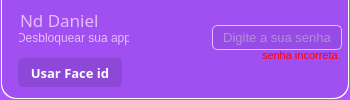
        <widget class="QFrame" name="frame_log">
         <property name="minimumSize">
          <size>
           <width>350</width>
           <height>0</height>
          </size>
         </property>
         <property name="maximumSize">
          <size>
           <width>350</width>
           <height>300</height>
          </size>
         </property>
         <property name="styleSheet">
          <string notr="true">background-color: rgb(170, 85, 255);
border-bottom-right-radius: 15px;
border-bottom-left-radius: 15px;</string>
         </property>
         <property name="frameShape">
          <enum>QFrame::StyledPanel</enum>
         </property>
         <property name="frameShadow">
          <enum>QFrame::Raised</enum>
         </property>
         <layout class="QHBoxLayout" name="horizontalLayout_10">
          <property name="spacing">
           <number>0</number>
          </property>
          <property name="leftMargin">
           <number>0</number>
          </property>
          <property name="topMargin">
           <number>0</number>
          </property>
          <property name="rightMargin">
           <number>0</number>
          </property>
          <property name="bottomMargin">
           <number>1</number>
          </property>
          <item>
           <widget class="QFrame" name="linhaBranca_7">
            <property name="minimumSize">
             <size>
              <width>348</width>
              <height>0</height>
             </size>
            </property>
            <property name="maximumSize">
             <size>
              <width>348</width>
              <height>228</height>
             </size>
            </property>
            <property name="styleSheet">
             <string notr="true">background-color: rgb(255, 255, 255);
border-bottom-right-radius: 15px;
border-bottom-left-radius: 15px;</string>
            </property>
            <property name="frameShape">
             <enum>QFrame::StyledPanel</enum>
            </property>
            <property name="frameShadow">
             <enum>QFrame::Raised</enum>
            </property>
            <layout class="QHBoxLayout" name="horizontalLayout_11">
             <property name="spacing">
              <number>0</number>
             </property>
             <property name="leftMargin">
              <number>0</number>
             </property>
             <property name="topMargin">
              <number>0</number>
             </property>
             <property name="rightMargin">
              <number>0</number>
             </property>
             <property name="bottomMargin">
              <number>1</number>
             </property>
             <item>
              <widget class="QFrame" name="linhaBranca_8">
               <property name="minimumSize">
                <size>
                 <width>346</width>
                 <height>0</height>
                </size>
               </property>
               <property name="maximumSize">
                <size>
                 <width>346</width>
                 <height>227</height>
                </size>
               </property>
               <property name="styleSheet">
                <string notr="true">background-color: rgb(160, 80, 240);
border-bottom-right-radius: 15px;
border-bottom-left-radius: 15px;</string>
               </property>
               <property name="frameShape">
                <enum>QFrame::StyledPanel</enum>
               </property>
               <property name="frameShadow">
                <enum>QFrame::Raised</enum>
               </property>
               <widget class="QPushButton" name="troca">
                <property name="geometry">
                 <rect>
                  <x>16</x>
                  <y>58</y>
                  <width>104</width>
                  <height>29</height>
                 </rect>
                </property>
                <property name="font">
                 <font>
                  <family>Segoe UI Semibold</family>
                  <pointsize>10</pointsize>
                  <bold>true</bold>
                 </font>
                </property>
                <property name="toolTip">
                 <string>&lt;html&gt;&lt;head/&gt;&lt;body&gt;&lt;p&gt;Alterar a froma de login&lt;/p&gt;&lt;/body&gt;&lt;/html&gt;</string>
                </property>
                <property name="styleSheet">
                 <string notr="true">QPushButton{
color:#ffffff;
background-color: rgb(141, 72, 215);
border-radius:5px;
}
QPushButton:hover{
color:#ffffff;
background-color:rgb(132, 68, 205);
border-radius:5px;
}
QPushButton:pressed{
color:#ffffff;
background-color: rgb(141, 72, 215);
border-radius:5px;
}
QToolTip{
background-color: rgb(170, 85, 255);
border-radius:3px;
border:3px solid rgb(255, 255, 255);
}</string>
                </property>
                <property name="text">
                 <string>Usar Face id</string>
                </property>
               </widget>
               <widget class="QLabel" name="desbloquear">
                <property name="geometry">
                 <rect>
                  <x>17</x>
                  <y>30</y>
                  <width>110</width>
                  <height>16</height>
                 </rect>
                </property>
                <property name="styleSheet">
                 <string notr="true">color: rgb(230, 187, 255);
</string>
                </property>
                <property name="text">
                 <string>Desbloquear sua app</string>
                </property>
                <property name="alignment">
                 <set>Qt::AlignCenter</set>
                </property>
               </widget>
               <widget class="QLabel" name="NameEmp">
                <property name="geometry">
                 <rect>
                  <x>18</x>
                  <y>10</y>
                  <width>151</width>
                  <height>20</height>
                 </rect>
                </property>
                <property name="font">
                 <font>
                  <family>Segoe UI Semibold</family>
                  <pointsize>13</pointsize>
                  <bold>false</bold>
                 </font>
                </property>
                <property name="styleSheet">
                 <string notr="true">color: rgb(230, 187, 255);
</string>
                </property>
                <property name="text">
                 <string>Nd Daniel</string>
                </property>
                <property name="alignment">
                 <set>Qt::AlignLeading|Qt::AlignLeft|Qt::AlignVCenter</set>
                </property>
               </widget>
               <widget class="QLineEdit" name="senha">
                <property name="geometry">
                 <rect>
                  <x>210</x>
                  <y>25</y>
                  <width>130</width>
                  <height>25</height>
                 </rect>
                </property>
                <property name="font">
                 <font>
                  <pointsize>10</pointsize>
                  <bold>false</bold>
                 </font>
                </property>
                <property name="styleSheet">
                 <string notr="true">QLineEdit{
background-color: rgb(150, 76, 228);
border:1px solid rgb(230, 187, 255);
border-radius:5px;
color: rgb(208, 208, 208)
}
QLineEdit:hover{
background-color: rgb(141, 72, 215);
border:2px solid rgb(230, 187, 255);
border-radius:5px;}

QLineEdit:focus{
background-color: rgb(134, 69, 208);
border:2px solid rgb(230, 187, 255);
border-radius:5px;
color: rgb(230, 187, 255);}</string>
                </property>
                <property name="echoMode">
                 <enum>QLineEdit::Password</enum>
                </property>
                <property name="alignment">
                 <set>Qt::AlignCenter</set>
                </property>
                <property name="placeholderText">
                 <string>Digite a sua senha</string>
                </property>
               </widget>
               <widget class="QLabel" name="logoCamera">
                <property name="geometry">
                 <rect>
                  <x>160</x>
                  <y>5</y>
                  <width>81</width>
                  <height>91</height>
                 </rect>
                </property>
                <property name="text">
                 <string/>
                </property>
                <property name="pixmap">
                 <pixmap>../img/Instagram_90px.png</pixmap>
                </property>
               </widget>
               <widget class="QLabel" name="senhaIncorreta">
                <property name="geometry">
                 <rect>
                  <x>260</x>
                  <y>50</y>
                  <width>81</width>
                  <height>10</height>
                 </rect>
                </property>
                <property name="font">
                 <font>
                  <pointsize>8</pointsize>
                 </font>
                </property>
                <property name="styleSheet">
                 <string notr="true">color: rgb(255, 0, 0);</string>
                </property>
                <property name="text">
                 <string>senha incorreta</string>
                </property>
               </widget>
               <zorder>troca</zorder>
               <zorder>desbloquear</zorder>
               <zorder>NameEmp</zorder>
               <zorder>logoCamera</zorder>
               <zorder>senha</zorder>
               <zorder>senhaIncorreta</zorder>
              </widget>
             </item>
            </layout>
           </widget>
          </item>
         </layout>
        </widget>
